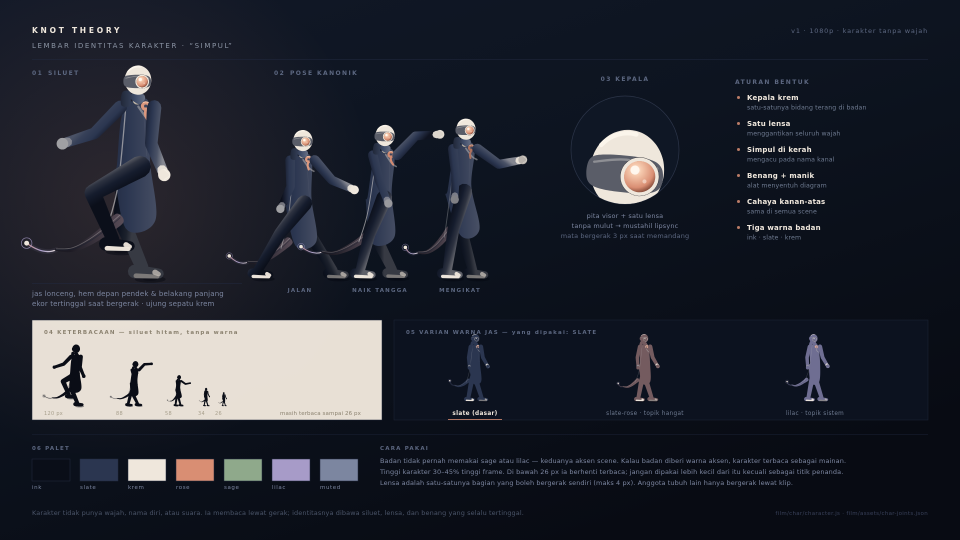
#> input picture projects/knot-theory/docs/img/character-sheet.png, 1920 x 1080 px, found by its file name (shown at 1/2 size)
$ python -i render.py   (imports and definitions only)
#> lines starting #> are read from the running program, lines starting #| are printed output that depends on the picture
#!/usr/bin/env python3
"""
Tropical / Subtropical — narration explainer renderer.

Menerapkan motion grammar dari video-shotcraft (kinetic type, data viz,
diagram, camera moves, hard cuts, breathing holds) dengan renderer native
(Pillow + ffmpeg), karena Chromium tidak tersedia di lingkungan ini.

Output: 10 scene mp4 (video+audio) + concat final.
"""
import math
import os
import subprocess
import sys

from PIL import Image, ImageDraw, ImageFont, ImageFilter

ROOT = os.path.dirname(os.path.abspath(__file__))
# [1 line not run here, left out]

W, H = 1080, 1920
FPS = 30

BG = (11, 12, 10)
PAPER = (237, 228, 211)
MUTED = (139, 133, 119)
TERRA = (192, 96, 58)
TEAL = (46, 95, 91)
GOLD = (201, 162, 39)
WHITE = (255, 255, 255)

F = "/usr/share/fonts/truetype/dejavu/"
SERIF = F + "DejaVuSerif-Bold.ttf"
SANS_B = F + "DejaVuSans-Bold.ttf"
SANS = F + "DejaVuSans.ttf"
MONO = F + "DejaVuSansMono-Bold.ttf"

_fc = {}


# [5 lines left out: function font, not called in this run]


# ---------------------------------------------------------------- easing
def clamp(x, a=0.0, b=1.0):
    return max(a, min(b, x))


def ease_out(t):
    t = clamp(t)
    return 1 - (1 - t) ** 3


def ease_in_out(t):
    t = clamp(t)
    return 3 * t * t - 2 * t * t * t


def prog(t, t0, dur):
    return clamp((t - t0) / dur) if dur > 0 else 1.0


# ---------------------------------------------------------------- assets
_bgcache = {}


def load_bg(name, zoom=1.12):
    """Muat + crop ke rasio 9:16, sedikit lebih besar untuk Ken Burns."""
#> called with zoom = 1.12
    k = (name, zoom)
    if k in _bgcache:
        return _bgcache[k]
    p = os.path.join(ROOT, "assets", name)
    im = Image.open(p).convert("RGB")
#> im is the input picture: PIL image 1920x1080 RGB; mean R, G, B 36, 39.5, 49.1
    tw, th = int(W * zoom), int(H * zoom)
    s = max(tw / im.width, th / im.height)
#> s = 1.99
    im = im.resize((max(tw, int(im.width * s)), max(th, int(im.height * s))), Image.LANCZOS)
#> im: PIL image 3822x2150 RGB
    x = (im.width - tw) // 2
#> x = 1306
    y = (im.height - th) // 2
#> y = 0
    im = im.crop((x, y, x + tw, y + th))
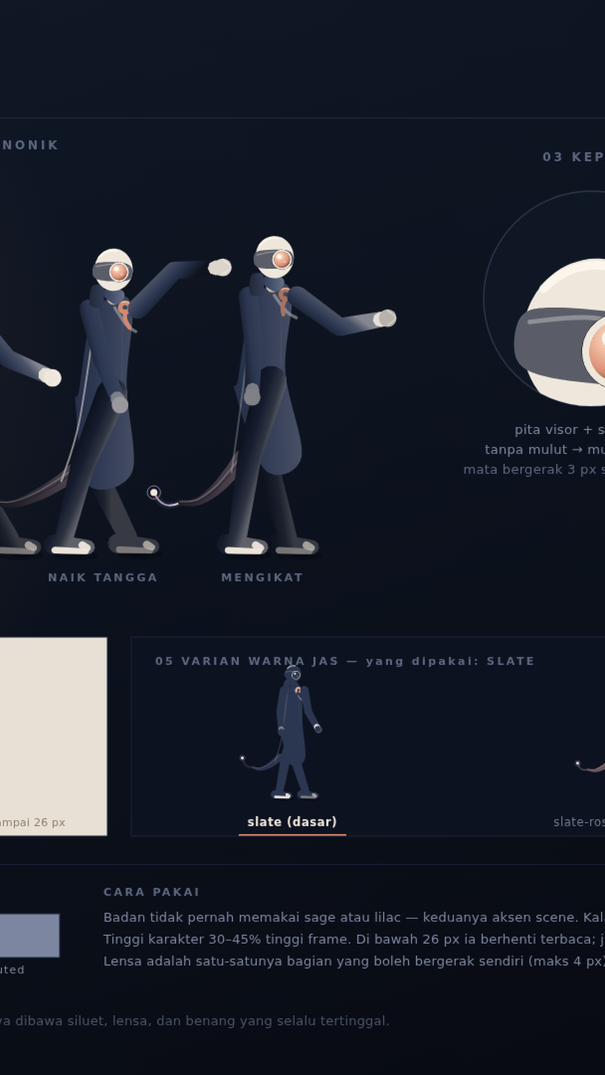
#> im: PIL image 1209x2150 RGB (shown at 1/2 size); mean R, G, B 27.4, 32.6, 43.6
    _bgcache[k] = im
    return im


# [13 lines left out: function bg_frame, not called in this run]


_vig = None


# [11 lines left out: function vignette, not called in this run]


_scrims = {}


# [21 lines left out: function scrim, not called in this run]


_bands = {}


# [19 lines left out: function band, not called in this run]


_grain = []


# [19 lines left out: function grain, not called in this run]


# ---------------------------------------------------------------- text
def tw(d, s, f):
    b = d.textbbox((0, 0), s, font=f)
    return b[2] - b[0]


# [59 lines left out: functions wrap, text_center, words_reveal, rule, label, not called in this run]


def big_number(img, s, y, color=PAPER, size=200, alpha=255):
    f = font(MONO, size)
    text_center(img, s, f, y, color, alpha)


# ---------------------------------------------------------------- drawing kit
# [18 lines left out: functions arrow_down, arrow_up, not called in this run]


def panel(d, box, fill=None, outline=MUTED, a=40, width=2, radius=18):
    d.rounded_rectangle(box, radius=radius, fill=(fill + (a,)) if fill else None,
                        outline=outline + (110,), width=width)


# ---------------------------------------------------------------- scenes
# [306 lines left out: functions scene1, scene2, scene3, scene4, scene5, scene6 and 4 more, not called in this run]


SCENES = [
    ("01", "vo-01.mp3", 1.6, 0.45, scene1),
    ("02", "vo-02.mp3", 0.30, 0.40, scene2),
    ("03", "vo-03.mp3", 0.30, 0.45, scene3),
    ("04", "vo-04.mp3", 0.30, 0.40, scene4),
    ("05", "vo-05.mp3", 0.30, 0.40, scene5),
    ("06", "vo-06.mp3", 0.30, 0.40, scene6),
    ("07", "vo-07.mp3", 0.30, 0.45, scene7),
    ("08", "vo-08.mp3", 0.30, 0.40, scene8),
    ("09", "vo-09.mp3", 0.30, 0.40, scene9),
    ("10", "vo-10.mp3", 0.30, 1.10, scene10),
]


# [72 lines left out: functions audio_dur, build_scene, not called in this run]


# [4 lines not run here, left out]

>>> result = load_bg('../knot-theory/docs/img/character-sheet.png')
